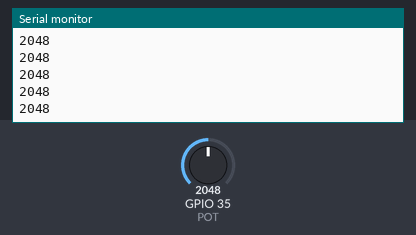
A sketch run on a simulated ESP32. Parts: the last lines printed to the serial monitor. The test bench sets the inputs (shaded band); at power-on: GPIO 35 (POT) = 2048.

Above: at 1.2 s.
1.3 s: GPIO 35 (POT) set to 2866
At 2.1 s:
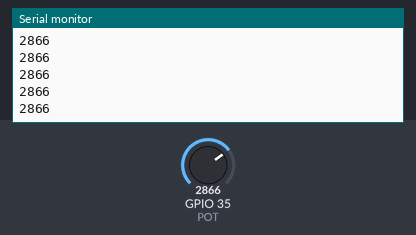
2.8 s: GPIO 35 (POT) set to 3603
At 3.7 s:
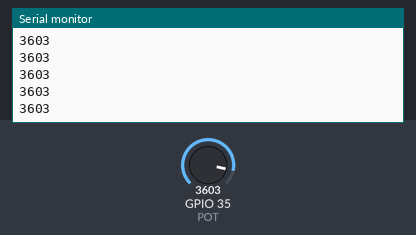
Timing chart, 0 to 5.8 s (numbered marks = the images above; inputs shaded):
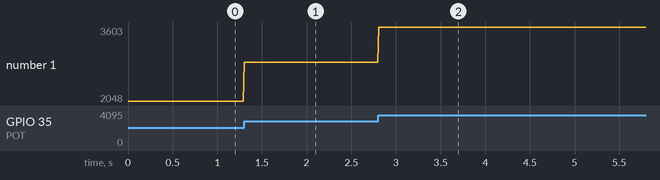

Measured:
- after the input at 1.3 s, the serial monitor: prints a new line at once (image 1)
- after the input at 2.8 s, the serial monitor: prints a new line at once (image 2)
- plotted number 1: 2048 → 2866 after the input at 1.3 s, 2866 → 3603 after the input at 2.8 s

The sketch:

main.ino
```cpp
// // 매 1분마다 동작하는 코드 만들기
// #include <NTPClient.h>
// #include <WiFi.h>
// #include <WiFiUdp.h>

// #define WIFI_SSID "Wokwi-GUEST"
// #define WIFI_PASSWORD ""

// WiFiUDP ntpUDP;
// NTPClient timeClient(ntpUDP, 32400);

// void setup() {
//   Serial.begin(115200);
//   WiFi.begin(WIFI_SSID, WIFI_PASSWORD);
//   while(WiFi.status() != WL_CONNECTED) {
//     delay(500);
//     Serial.print(".");
//   }

//   timeClient.begin();
// }

// void loop() {
//   timeClient.update();

//   if(timeClient.isTimeSet()) {
//     if(timeClient.getSeconds() == 10) {
//       Serial.println(timeClient.getFormattedTime());
//     }
//   }
//   delay(1000);
// }
```

main1.ino
```cpp
// 포텐셔미터 값 읽기
#include <Arduino.h>

#define POT 35

void setup() {
  Serial.begin(115200);
}

void loop() {
  int potValue = analogRead(POT);
  Serial.println(potValue);
  delay(10);
}
```

main2.ino
```cpp
// // 매일 일정한 시간에 포텐셔미터 값을 측정하여 네이버 메일 보내는 프로그램
// #include <WiFi.h>
// #include <ESP_Mail_Client.h>
// #include <NTPClient.h>
// #include <WiFiUdp.h>

// #define WIFI_SSID "Wokwi-GUEST"
// #define WIFI_PASSWORD ""

// #define SMTP_HOST "smtp.naver.com"

// #define SMTP_PORT esp_mail_smtp_port_587

// #define AUTHOR_EMAIL "taesamja@naver.com"
// #define AUTHOR_PASSWORD "이메일 비밀번호 적기"

// SMTPSession smtp;

// String strSender = "보내는 사람 이름";
// String strRecipientName = "받는 사람 이름";
// String strRecipientMail = "taesamja@naver.com"; // 받는사람 메일주소
// String strSubject = "가변저항값"; // 메일제목
// String strMsg = "";

// #define POT 35

// WiFiUDP ntpUDP;
// NTPClient timeClient(ntpUDP, 32400);

// void setup() {
//   Serial.begin(115200);
//   WiFi.begin(WIFI_SSID, WIFI_PASSWORD);
//   while(WiFi.status() != WL_CONNECTED) {
//     delay(500);
//     Serial.print(".");
//   }
//   Serial.println("");
//   Serial.println("WiFi connected");
//   Serial.println("IP address: ");
//   Serial.println(WiFi.localIP());
//   Serial.println();

//   timeClient.begin();
// }

// void loop() {
//   timeClient.update();

//   if(timeClient.isTimeSet()) {
//     if(timeClient.getHours() == 17 &&
//        timeClient.getMinutes() == 07 &&
//        timeClient.getSeconds() == 0) {
//       int potValue = analogRead(POT);
//       strMsg = "오늘의 포텐셔미터 값은: ";
//       strMsg += String(potValue);
//       strMsg += " 입니다.";

//       sendEmail();
//     }
//   }
//   delay(1000);
// }

// void sendEmail() {
//   smtp.debug(1);
//   smtp.callback(smtpCallback);
//   ESP_Mail_Session session;

//   session.server.host_name = SMTP_HOST;
//   session.server.port = SMTP_PORT;
//   session.login.email = AUTHOR_EMAIL;
//   session.login.password = AUTHOR_PASSWORD;
//   session.login.user_domain = F("mydomain.net");

//   session.time.ntp_server = F("pool.ntp.org, time.nist.gov");
//   session.time.gmt_offset = 3;
//   session.time.day_light_offset = 0;

//   SMTP_Message message;

//   message.sender.name = strSender;
//   message.sender.email = AUTHOR_EMAIL;
//   message.subject = strSubject;
//   message.addRecipient(strRecipientName, strRecipientMail);

//   String textMsg = strMsg;
//   message.text.content = textMsg;

//   message.text.charSet = F("utf-8");
//   message.text.transfer_encoding = Content_Transfer_Encoding::enc_7bit;
//   message.priority = esp_mail_smtp_priority::esp_mail_smtp_priority_low;
//   message.addHeader(F("Message-ID: <abcde.fghij@gmail.com"));

//   if(!smtp.connect(&session))
//     return;

//   if(!MailClient.sendMail(&smtp, &message)) {
//     Serial.print("Error sending Email, ");
//     Serial.println(smtp.errorReason());
//   }

//   ESP_MAIL_PRINTF("Free Heap: %d\n", MailClient.getFreeHeap());
// }

// void smtpCallback(SMTP_Status status) {
//   Serial.println(status.info());

//   if(status.success())
//   {
//     Serial.println("--------------------");
//     ESP_MAIL_PRINTF("Message sent success: %d\n", status.completedCount());
//     ESP_MAIL_PRINTF("Message sent failed: %d\n", status.failedCount());
//     Serial.println("--------------------");
//     struct tm dt;

//     for(size_t i = 0; i < smtp.sendingResult.size(); i++)
//     {
//       SMTP_Result result = smtp.sendingResult.getItem(i);
//       time_t ts = (time_t)result.timestamp;
//       localtime_r(&ts, &dt);

//       ESP_MAIL_PRINTF("Message No: %d\n", i+1);
//       ESP_MAIL_PRINTF("Status: %s\n", result.completed ? "success" : "failed");
//       ESP_MAIL_PRINTF("Date/Time: %d/%d/%d/ %d:%d:%d\n", dt.tm_year+1900, dt.tm_mon+1, dt.tm_mday, dt.tm_hour, dt.tm_min, dt.tm_sec);
//       ESP_MAIL_PRINTF("Recipient: %s\n", result.recipients.c_str());
//       ESP_MAIL_PRINTF("Subject: %s\n", result.subject.c_str());
//     }
//     Serial.println("-----------------------\n");

//     smtp.sendingResult.clear();
//   }
// }
```
